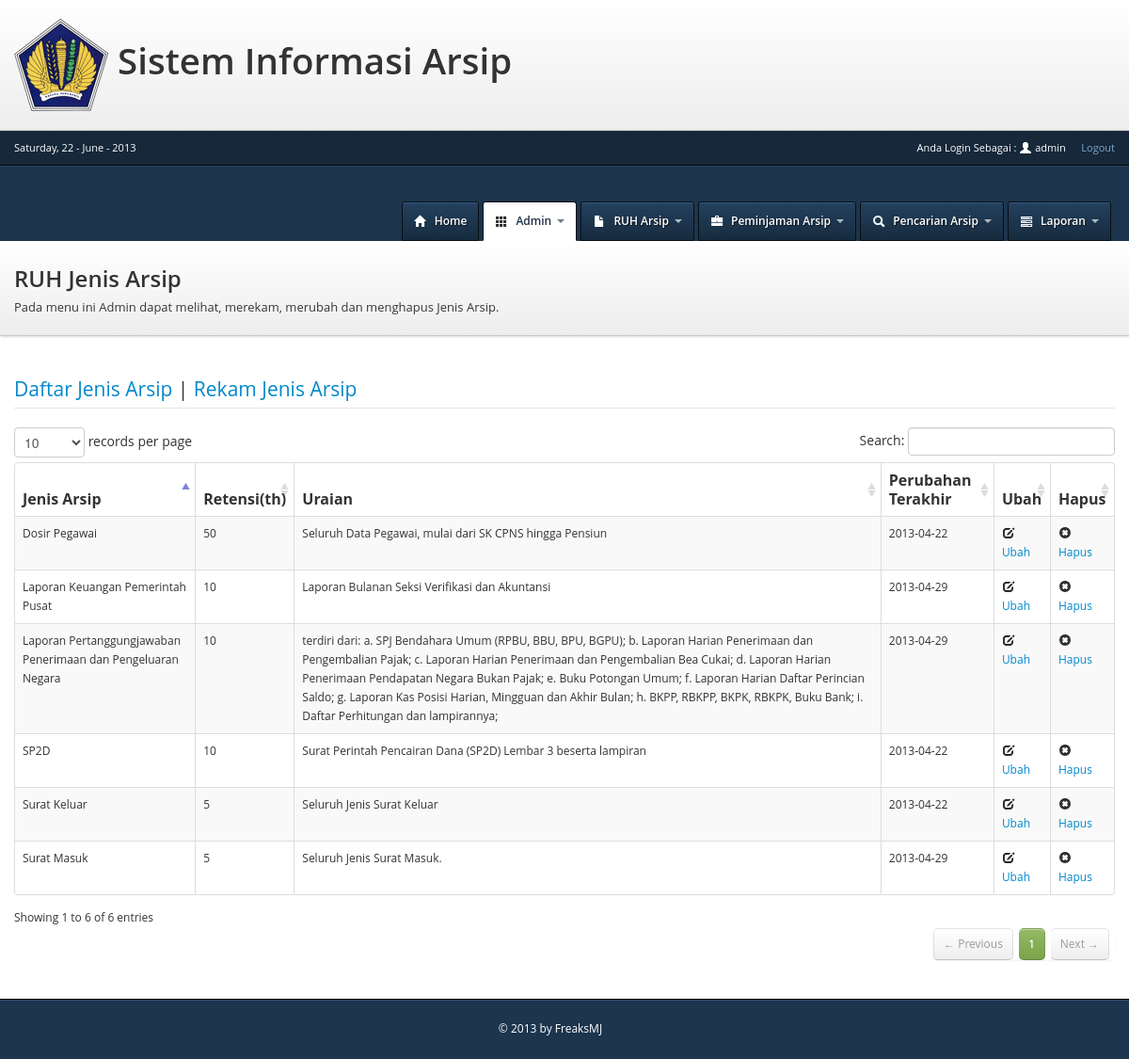
/view/jenisarsip.php (signed in), run on the app's committed database.
### tables this page shows
CREATE TABLE IF NOT EXISTS `jenis_arsip` (
  `jenisarsip_id` int(15) NOT NULL AUTO_INCREMENT,
  `nama_jenisarsip` varchar(255) NOT NULL,
  `masa_retensi` int(2) NOT NULL,
  `uraian` text,
  `input_date` date NOT NULL,
  `last_update` date NOT NULL,
  PRIMARY KEY (`jenisarsip_id`)
);

### class/jenis_arsip.php (called while the page is built, shortened)
<?php
include_once('../config/class.database.php');
class JenisArsip{
	public $db1;
	function __construct(){
		$connect = new Database();
		$this->db1 = $connect->connectdb1();
	}
	function getAllJenisarsip(){
		$query=$this->db1->query("SELECT*FROM jenis_arsip");
		$jml_data=$query->rowCount();
		if($jml_data>=1){
			$hasil=$query->fetchAll();
			return $hasil;
		}else{
			return $jml_data;
		}
	}
}
?>

### config/class.database.php (called while the page is built, shortened)
<?php
class Database {
	public $host_sitia	="localhost";
	public $user_sitia	="root";
	public $pass_sitia	="";
	public $db_sitia	="sitia";
	public $host_sp2d	="localhost:3355";
	public $user_sp2d	="administrator";
	public $pass_sp2d 	="A02AE24A8CC3A3B233C3456EAB5D85631720572DE5C3E45A30C70833A855A993administrator";
	public $db_sp2d		="sqldb12";
	public function connectdb1(){
		try{
			$this->dbh_sitia = new PDO("mysql:host=$this->host_sitia;dbname=$this->db_sitia",$this->user_sitia,$this->pass_sitia);
			return $this->dbh_sitia;
		}catch(PDOException $e){
			return $e->getMessage();
		}
	}
	public function connectdb2(){
		try{
			$this->dbh_sp2d = new PDO("mysql:host=$this->host_sp2d;dbname=$this->db_sp2d",$this->user_sp2d,$this->pass_sp2d);
			return $this->dbh_sp2d;
		}catch(PDOException $e){
			return $e->getMessage();
		}
	}
}
?>

### controller/jenisarsipController.php (called while the page is built, shortened)
<?php
	include_once('../class/jenis_arsip.php');
	$jenis = new JenisArsip();
	$all=$jenis->getAllJenisarsip();
?>

### view/jenisarsip.php (the view, shortened to what this page needs)
<?php
include ("topbar.php");
include_once ('../controller/jenisarsipController.php');
?>
<!DOCTYPE html>
<html>
 <head>
	<link type="text/css" rel="stylesheet" href="../includes/css/bootstrap.css">
	<link type="text/css" rel="stylesheet" href="../includes/css/application.css">
	<link type="text/css" rel="stylesheet" href="../includes/datepicker/css/datepicker.css">
	<link type="text/css" rel="stylesheet" href="../includes/DT/css/DT_bootstrap.css">
 </head>
<body>
<div id="header">
	<div class="container">
		<a href="index.php" class="brand">Dashboard Admin</a>
		<div class="nav-collapse">
			<ul id="main-nav" class="nav pull-right">
				<li>
					<a href="index.php">
						<i class="icon-home icon-white"></i>
						<span>Home</span>
					</a>
				</li>
				<?php
				if(isset($_SESSION['login'])&& $_SESSION['level']==1){
				?>
				<li class="dropdown active">
					<a href="javascript:;" class="dropdown-toggle" data-toggle="dropdown">
						<i class="icon-th"></i>
						<span>Admin</span>
						<b class="caret"></b>
					</a>
				</li>
				<?php
				}
				?>
				<li class="dropdown">
					<a href="javascript:;" class="dropdown-toggle" data-toggle="dropdown">
						<i class="icon-file icon-white"></i>
						<span>RUH Arsip</span>
						<b class="caret"></b>
					</a>
				</li>
				<li class="dropdown">
					<a href="javascript:;" class="dropdown-toggle" data-toggle="dropdown">
						<i class="icon-briefcase icon-white"></i>
						<span>Peminjaman Arsip</span>
						<b class="caret"></b>
					</a>
				</li>
				<li class="dropdown">
					<a href="search.php">
						<i class="icon-search icon-white"></i>
						<span>Pencarian Arsip</span>
						<b class="caret"></b>
					</a>
				</li>
				<li class="dropdown">
					<a href="javascript:;" class="dropdown-toggle" data-toggle="dropdown">
						<i class="icon-tasks icon-white"></i>
						<span>Laporan</span>
						<b class="caret"></b>
					</a>
				</li>
			</ul>
		</div>
	</div>
</div>
<div id="masthead">
	<div class="container">
		<div class="masthead-pad">
			<div class="masthead-text">
				<h2>RUH Jenis Arsip</h2>
				<p>Pada menu ini Admin dapat melihat, merekam, merubah dan menghapus Jenis Arsip.</p>
			</div>
		</div>
	</div>
</div>
<?php
$modul=$_GET['modul'];
switch($modul){
    default :
?>
<div id="content">
	<div class="container">
	<div id="legend">
	  <legend class=""><a href="jenisarsip.php">Daftar Jenis Arsip</a> | <a href="jenisarsip.php?modul=tambah">Rekam Jenis Arsip</a></legend>
	</div>
	<table cellpadding="0" cellspacing="0" border="0" class="table table-striped table-bordered" id="example">
	<thead>
		<tr>
			<th>Jenis Arsip</th>
			<th>Retensi(th)</th>
			<th>Uraian</th>
			<th>Perubahan Terakhir</th>
			<th>Ubah</th>
			<th>Hapus</th>
		</tr>
	</thead>
	<tbody>
<?php
	if($all!=0){
	foreach($all as $display){
			echo "<tr>";
			echo "<td>".$display['nama_jenisarsip']."</td>";
			echo "<td>".$display['masa_retensi']."</td>";
			echo "<td>".$display['uraian']."</td>";
			echo "<td>".$display['last_update']."</td>";
			echo "<td>
					<a href=\"jenisarsip.php?modul=ubah&id=".$display['jenisarsip_id']."\">
						<i class=\"icon-edit\"></i>
						<span>Ubah</span>
					</a>
				  </td>";
			echo "<td>
					<a href=\"jenisarsip.php?delete=".$display['jenisarsip_id']."\" data-confirm='Anda Yakin Akan menghapus Jenis Arsip : ".$display['nama_jenisarsip']." ?'>
						<i class=\"icon-remove-sign\"></i>
						<span>Hapus</span>
					</a>
				 </td>";
	}
?>
	</tbody>
<?php
	}else{
		echo "<div class=\"alert alert-error\">
				  Data Tidak Ada
				  <buttontype=\"button\" class=\"close\" data-dismiss=\"alert\">&times;</button>
				  </div>";
	}
?>
</table>
		</div>
	</div>
<?php
break;
?>
<?php
}
?>
<?php
include("footer.php");
?>

### includes/css/application.css (style rules this page uses)
h1, h2, h3, h4, h5, h6 { margin-top: 0; font-weight: 600; }
h2 { font-size: 24px; }
p { margin-bottom: 1.5em; }
.container { position: relative; }
body { font: 12px/1.7em 'Open Sans', arial, sans-serif; background: #FFF; }
html, body { height: 100%; }
#header { position: relative; z-index: 91; height: 80px; background: #1d354d; -webkit-box-shadow: inset 0 1px 0 #28496b; -moz-box-shadow: inset 0 1px 0 #28496b; box-shadow: inset 0 1px 0 #28496b; }
#header .container { position: relative; height: 80px; }
#header .brand { position: relative; top: 24px; display: block; overflow: hidden; width: 280px; height: 32px; margin-right: .75em; color: #FFF; font-size: 18px; font-weight: 600; line-height: 600; background: url(../img/logo.png) no-repeat 0 0; text-shadow: 1px 1px 2px rgba(0, 0, 0, 0.5); }
#main-nav { position: relative; display: inline-block; padding: 0; margin-top: 6px; margin-right: 0; margin-bottom: 0; }
#main-nav > li { float: left; padding: 0; margin: 0 4px 0 0; list-style: none; }
#main-nav > li > a { padding: 10px 12px; font-size: 12px; font-weight: 600; color: #ffffff; background: transparent; border: 1px solid transparent; -webkit-border-top-right-radius: 3px; -webkit-border-bottom-right-radius: 0; -webkit-border-bottom-left-radius: 0; -webkit-border-top-left-radius: 3px; -moz-border-radius-topright: 3px; -moz-border-radius-bottomright: 0; -moz-border-radius-bottomleft: 0; -moz-border-radius-topleft: 3px; border-top-right-radius: 3px; border-bottom-right-radius: 0; border-bottom-left-radius: 0; border-top-left-radius: 3px; -moz-background-clip: padding; -webkit-background-clip: padding-box; background-clip: padding-box; text-shadow: 1px 1px 1px rgba(0, 0, 0, 0.6); }
#main-nav > li > a, #main-nav > li > a:hover, #main-nav > li.open > a { color: #ffffff; text-decoration: none; background-color: #1f3852; background-image: -moz-linear-gradient(top, #24415f, #172b3e); background-image: -webkit-gradient(linear, 0 0, 0 100%, from(#24415f), to(#172b3e)); background-image: -webkit-linear-gradient(top, #24415f, #172b3e); background-image: -o-linear-gradient(top, #24415f, #172b3e); background-image: linear-gradient(to bottom, #24415f, #172b3e); background-repeat: repeat-x; filter: progid:DXImageTransform.Microsoft.gradient(startColorstr='#ff24415f', endColorstr='#ff172b3e', GradientType=0); border: 1px solid #080f15; -webkit-box-shadow: inset 0 1px 0 #325b85; -moz-box-shadow: inset 0 1px 0 #325b85; box-shadow: inset 0 1px 0 #325b85; }
#main-nav > li.active > a { color: #192d42; background: #ffffff; filter: none !important; border-bottom-color: #ffffff; -webkit-box-shadow: none; -moz-box-shadow: none; box-shadow: none; text-shadow: none; }
#main-nav > li > a > i { position: relative; top: 1px; padding-right: .35em; font-size: 14px; }
#main-nav .caret { margin-top: 8px; margin-left: .25em; border-top-color: #FFF; opacity: 0.65; filter: alpha(opacity=65); }
#main-nav .active .dropdown-toggle .caret { border-top-color: #1d354d; }
#masthead { width: 100%; padding: 20px 0; color: #333333; background-color: #f8f8f8; background-image: -moz-linear-gradient(top, #ffffff, #ededed); background-image: -webkit-gradient(linear, 0 0, 0 100%, from(#ffffff), to(#ededed)); background-image: -webkit-linear-gradient(top, #ffffff, #ededed); background-image: -o-linear-gradient(top, #ffffff, #ededed); background-image: linear-gradient(to bottom, #ffffff, #ededed); background-repeat: repeat-x; filter: progid:DXImageTransform.Microsoft.gradient(startColorstr='#ffffffff', endColorstr='#ffededed', GradientType=0); border-bottom: 1px solid #c9c9c9; -webkit-box-shadow: 1px 1px 2px rgba(0, 0, 0, 0.15); -moz-box-shadow: 1px 1px 2px rgba(0, 0, 0, 0.15); box-shadow: 1px 1px 2px rgba(0, 0, 0, 0.15); text-shadow: 1px 1px 2px #FFF; }
#masthead h1, #masthead h2, #masthead h3, #masthead h4, #masthead h5, #masthead h6 { margin-top: 0; margin-bottom: 0; font-weight: 600; }
#masthead p { margin-bottom: 0; font-size: 13px; }
#masthead .masthead-pad { display: table; width: 100%; }
#masthead .masthead-pad .masthead-text { display: table-cell; vertical-align: top; }
#content { margin-top: 3em; margin-bottom: 8em; }

### data on the page
jenis_arsip: nama_jenisarsip "Surat Masuk", masa_retensi "5", uraian "Seluruh Jenis Surat Masuk.", last_update "2013-04-29"
jenis_arsip: nama_jenisarsip "Surat Keluar", masa_retensi "5", uraian "Seluruh Jenis Surat Keluar", last_update "2013-04-22"
jenis_arsip: nama_jenisarsip "SP2D", masa_retensi "10", uraian "Surat Perintah Pencairan Dana (SP2D) Lembar 3 beserta lampiran", last_update "2013-04-22"
jenis_arsip: nama_jenisarsip "Laporan Pertanggungjawaban Penerimaan dan Pengeluaran Negara", masa_retensi "10", uraian "terdiri dari: a. SPJ Bendahara Umum (RPBU, BBU, BPU, BGPU); b. Laporan Harian Penerimaan dan Pengembalian Pajak; c. Laporan Harian Penerimaan dan Pengembalian Bea Cukai; d. Laporan Harian Penerimaan Pendapatan Negara Bukan Pajak; e. Buku Potongan Umum; f. Laporan Harian Daftar Perincian Saldo; g. Laporan Kas Posisi Harian, Mingguan dan Akhir Bulan; h. BKPP, RBKPP, BKPK, RBKPK, Buku Bank; i. Daftar Perhitungan dan lampirannya;", last_update "2013-04-29"
jenis_arsip: nama_jenisarsip "Laporan Keuangan Pemerintah Pusat", masa_retensi "10", uraian "Laporan Bulanan Seksi Verifikasi dan Akuntansi", last_update "2013-04-29"
jenis_arsip: nama_jenisarsip "Dosir Pegawai", masa_retensi "50", uraian "Seluruh Data Pegawai, mulai dari SK CPNS hingga Pensiun", last_update "2013-04-22"

### other printed values
$my_t[weekday] "Saturday"
$my_t[mday] "22"
$my_t[month] "June"
$my_t[year] "2013"
$_SESSION['username'] "admin"
